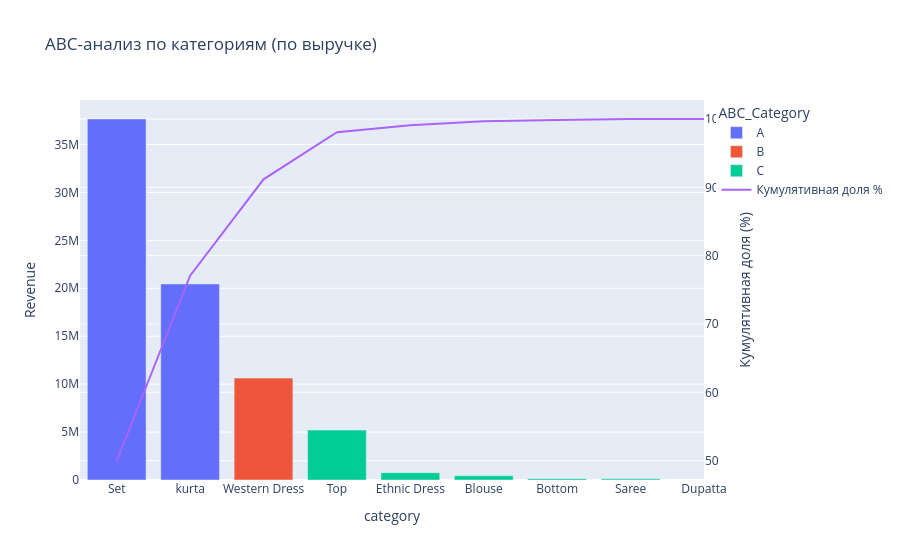

This figure's notebook cell:
### Code cell
# ABC-анализ по Category
abc_category = (
    df.groupby('category', observed=True)
    .agg(
        Revenue=('revenue', 'sum'),
        Qty=('qty', 'sum'),
        Orders=('sku', 'nunique'),
        Avg_Price=('revenue', lambda x: x.sum() / x.count())
    )
    .round(2)
    .sort_values('Revenue', ascending=False)
    .reset_index()
)

abc_category['Cum_Revenue'] = abc_category['Revenue'].cumsum()
abc_category['Cum_Pct'] = abc_category['Cum_Revenue'] / abc_category['Revenue'].sum() * 100

abc_category['ABC_Category'] = pd.cut(
    abc_category['Cum_Pct'],
    bins=[0, 80, 95, 100],
    labels=['A', 'B', 'C'],
    right=False
)

print("ABC по категориям")
display(abc_category)

fig1 = px.bar(abc_category, x='category', y='Revenue', 
              color='ABC_Category', title='ABC-анализ по категориям (по выручке)')
fig1.add_scatter(x=abc_category['category'], y=abc_category['Cum_Pct'], 
                 mode='lines', name='Кумулятивная доля %', yaxis='y2')
fig1.update_layout(yaxis2=dict(title='Кумулятивная доля (%)', overlaying='y', side='right'))
fig1.show()

### Figure 1 — Plotly figure (JSON) as saved in the notebook; plotly's stock layout.template omitted (floating-point values rounded to 4 significant figures)
{"data": [{"hovertemplate": "ABC_Category=A<br>category=%{x}<br>Revenue=%{y}<extra></extra>", "legendgroup": "A", "marker": {"color": "#636efa", "pattern": {"shape": ""}}, "name": "A", "orientation": "v", "showlegend": true, "textposition": "auto", "type": "bar", "x": ["Set", "kurta"], "xaxis": "x", "y": [37660000.0, 20450000.0], "yaxis": "y"}, {"hovertemplate": "ABC_Category=B<br>category=%{x}<br>Revenue=%{y}<extra></extra>", "legendgroup": "B", "marker": {"color": "#EF553B", "pattern": {"shape": ""}}, "name": "B", "orientation": "v", "showlegend": true, "textposition": "auto", "type": "bar", "x": ["Western Dress"], "xaxis": "x", "y": [10630000.0], "yaxis": "y"}, {"hovertemplate": "ABC_Category=C<br>category=%{x}<br>Revenue=%{y}<extra></extra>", "legendgroup": "C", "marker": {"color": "#00cc96", "pattern": {"shape": ""}}, "name": "C", "orientation": "v", "showlegend": true, "textposition": "auto", "type": "bar", "x": ["Top", "Ethnic Dress", "Blouse", "Bottom", "Saree"], "xaxis": "x", "y": [5204000.0, 760700.0, 434800.0, 140200.0, 118500.0], "yaxis": "y"}, {"mode": "lines", "name": "Кумулятивная доля %", "type": "scatter", "x": ["Set", "kurta", "Western Dress", "Top", "Ethnic Dress", "Blouse", "Bottom", "Saree", "Dupatta"], "y": [49.95, 77.07, 91.17, 98.07, 99.08, 99.66, 99.84, 100.0, 100.0], "yaxis": "y2"}], "layout": {"barmode": "relative", "legend": {"title": {"text": "ABC_Category"}, "tracegroupgap": 0}, "title": {"text": "ABC-анализ по категориям (по выручке)"}, "xaxis": {"anchor": "y", "domain": [0, 1], "title": {"text": "category"}}, "yaxis": {"anchor": "x", "domain": [0, 1], "title": {"text": "Revenue"}}, "yaxis2": {"overlaying": "y", "side": "right", "title": {"text": "Кумулятивная доля (%)"}}}}
